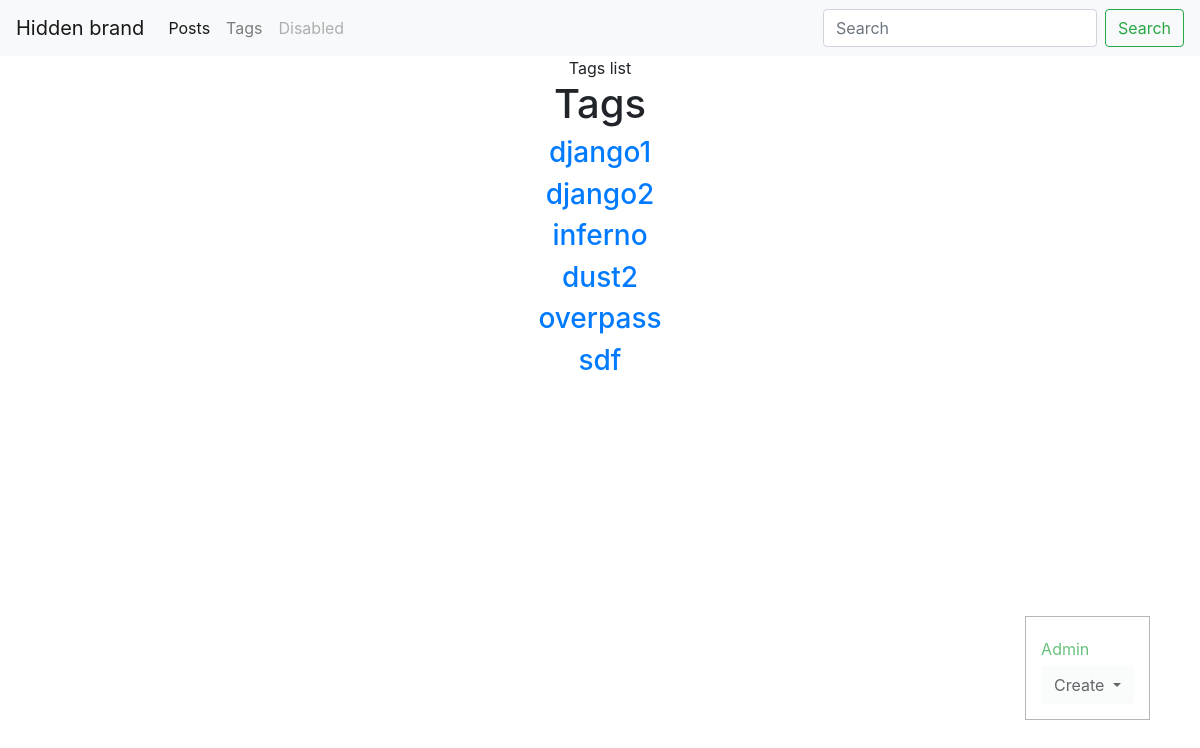
/blog/tags/, run on an earlier commit of the app's database.
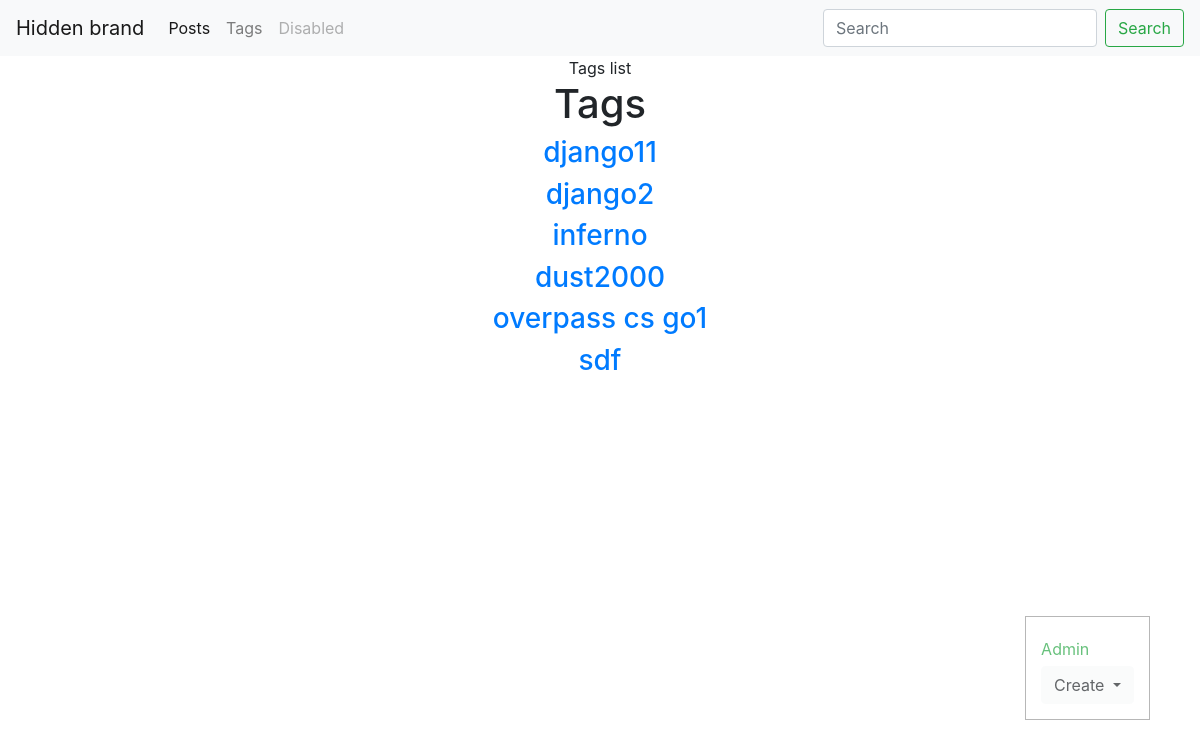
And on a later commit of the database.
### blog/models.py (models this page shows, shortened)
class Tag(models.Model):
    title = models.CharField(max_length=50)
    slug = models.SlugField(max_length=50, unique=True)
    def get_absolute_url(self):
        return reverse('tag_detail_url', kwargs={'slug': self.slug})

### blog/views.py (the view)
# urls.py: path('tags/', tags_list, name='tags_list_url'),
def tags_list(request):
    tags = Tag.objects.all
    return render(request, 'blog/tags_list.html', context={'tags': tags})

### blog/templates/blog/tags_list.html
{% extends 'blog/base_blog.html' %}
{% block title %}
Tags list {{ block.super  }}
{% endblock  %}
{% block content %}
<h1 class="mb=5"> Tags </h1>
{% for tag in  tags %}
<h3><a href="{{tag.get_absolute_url}}">{{ tag.title }}</a></h3>
{% endfor %}
{% endblock  %}

What changed in the data, as far as the page shows it:
changed Tag: title "django1" → "django11"
changed Tag: title "dust2" → "dust2000"
changed Tag: title "overpass" → "overpass cs go1"
